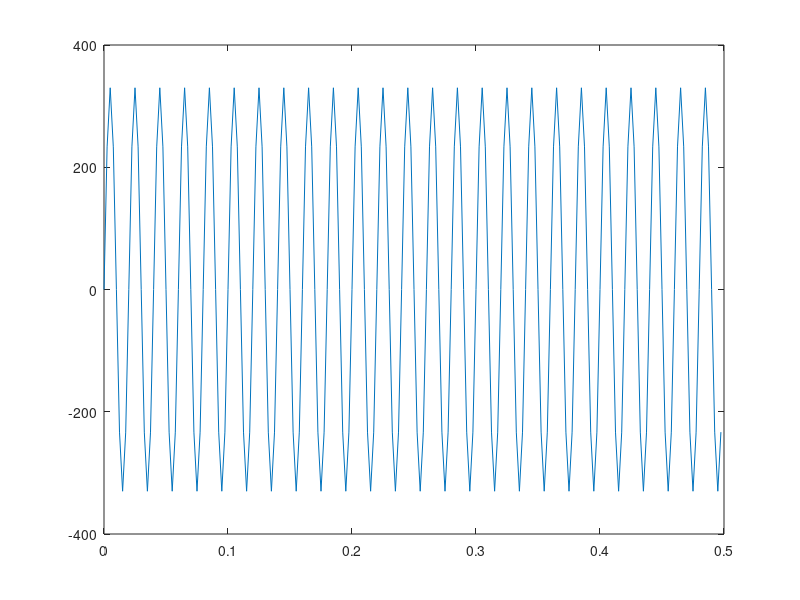

MATLAB code for this plot:
%% x(t) = 3V*sin(2*pi*50*t)
% fs = 400Hz

close all, clear all, clc;

fs = 400;
dt = 1/fs;
n = 0:dt:199*dt;

x = 330*sin(2*pi*50*n);

plot(n, x)

save('signal1.mat', 'x', 'fs')
clear all